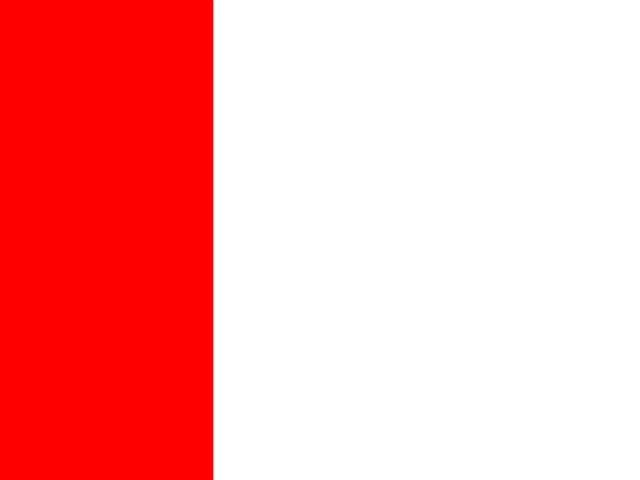
Frame 1 (no input)
Frame 60 (the mouse pressed at the canvas centre just before this capture): identical to frame 1, image omitted
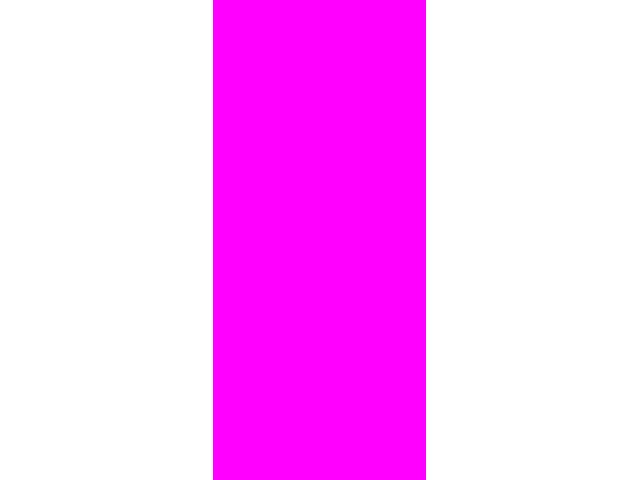
Frame 120 (the mouse held since frame 60 and released just before this capture)

The Processing sketch that drew these frames (run headless with seeded random() and noise(); from frame 60 on, the mouse is pressed at the canvas centre):

// Processing sketch: processing_185668
// ── processing_185668.pde

float r,g,b,rd; //floating variables for precision

void setup(){ //one time run
  size(640,480); //program size
frameRate(30); // framerate
}

void draw(){ // refresh every frame
  background(255); // background color
  strokeWeight(0.2); // line weight
  stroke(0);  //location of stroke
  line(width/3,0, width/3, height); // line constraint, location, location, full height
  line(width/2*3,0, width/2*3, height); // line constraint, location, location, full height
  fill(r,g,b); // color fill
  noStroke(); // just add it
  if(mouseX < width/3){    //if mouse is over line, show rectangle left side, else show rectangle on right side
  fill(255,0,0); // RGB color picker
    rect(0,0,width/3, height); // rectangle contraints
  }else if(mouseX < width/3*2){ // if false, then action
     fill(255,0,255); // RGB color picker
    rect(width/3,0,width/3, height); // rectangle contraints, location, right side = first location, left side = 3rd location
    rd=5;
  }else{
    fill(0,255,255);
    rect(width/3*2,width/3*2,0, height);
}
}
